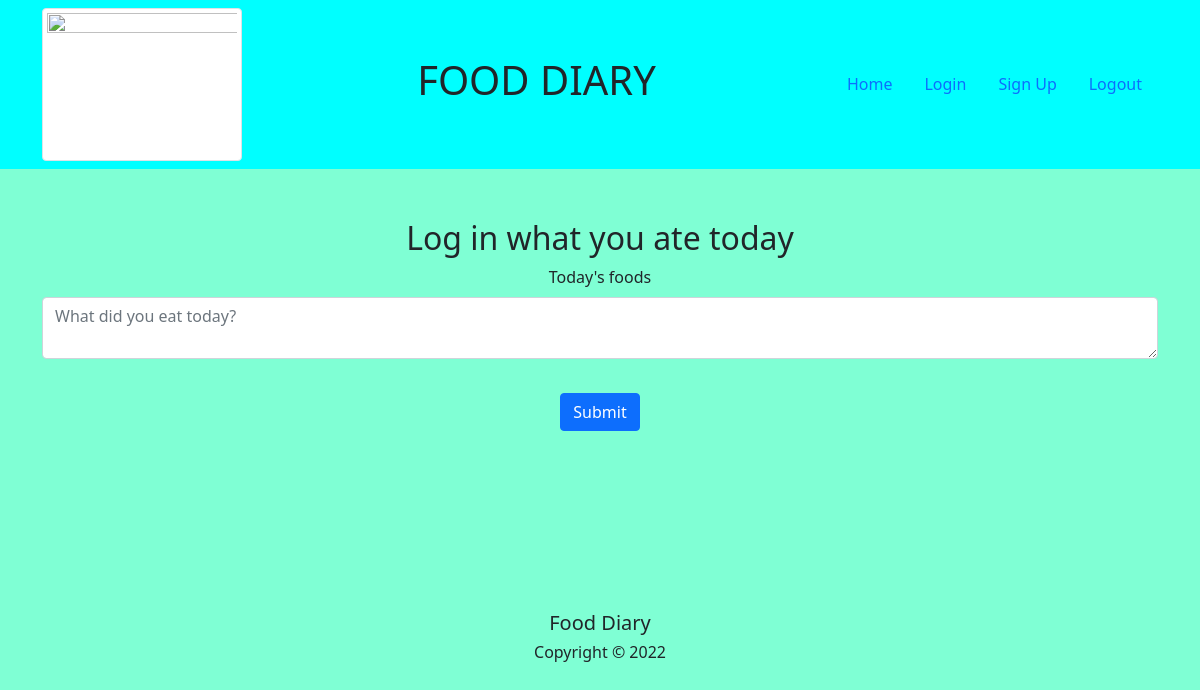
Before: /index (signed in) with the older database file.
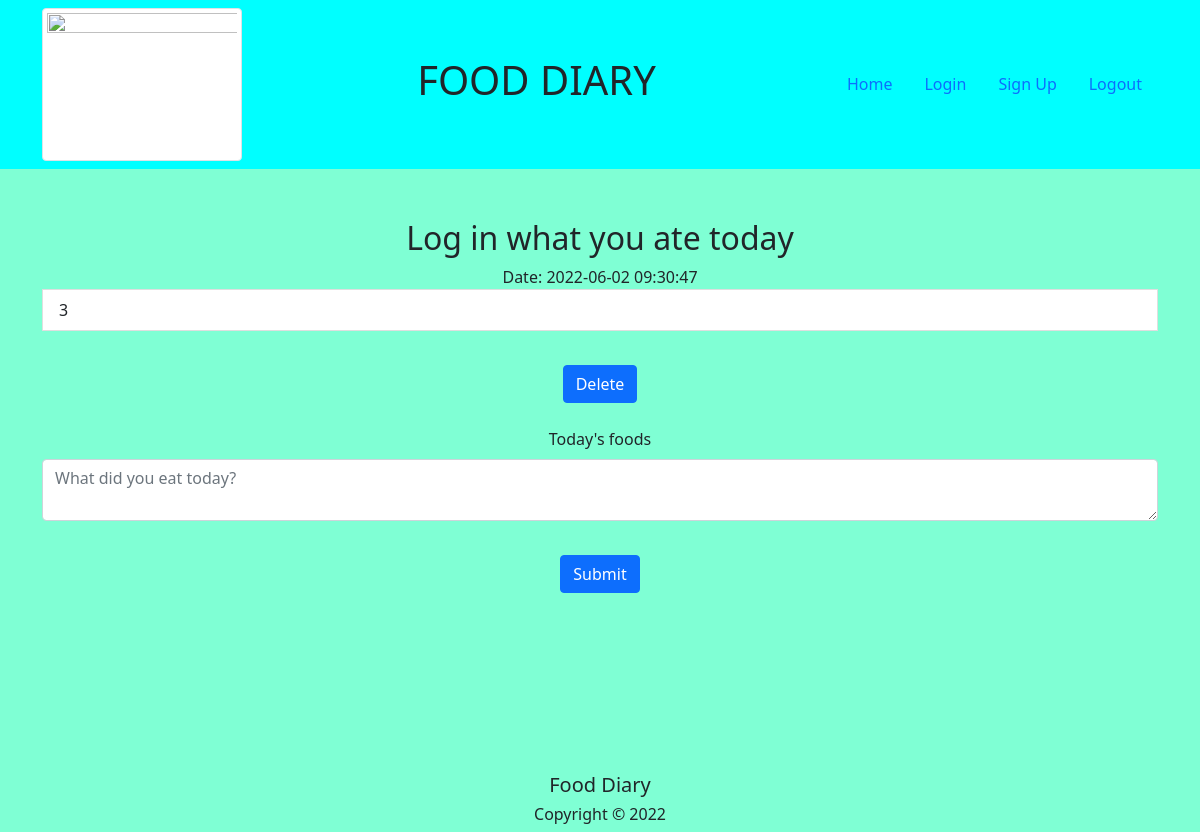
After: the same page with the newer database file.
### journal/models.py (models this page shows)
class Note(db.Model):
    id = db.Column(db.Integer, primary_key=True)
    date = db.Column(db.DateTime(timezone=True), default=func.now() )
    data = db.Column(db.String(10000))
    user_id = db.Column(db.Integer, db.ForeignKey("user.id"))

### journal/views.py (the view)
@views.route("/index", methods=["POST","GET"])
@login_required
def index():
    if request.method == "POST":
        note = request.form.get("note")
        new_note = Note(data=note, user_id= current_user.id)
        db.session.add(new_note)
        db.session.commit()
        flash("Food log added to sucessfully!")
    return render_template("index.html",user=current_user)

### journal/__init__.py (called while the page is built)
def create_app():
    app = Flask(__name__)
    app.config ["SECRET_KEY"] = "secretkey"
    app.config["SQLALCHEMY_DATABASE_URI"] = f"sqlite:///{db_name}"
    app.config["SQLALCHEMY_TRACK_MODIFICATIONS"] = True
    db.init_app(app)
    from .views import views
    app.register_blueprint(views)
    from .auth import auth
    app.register_blueprint(auth, url_prefix="/auth/")
    from .models import User, Note
    create_database(app)
    login_manager = LoginManager()
    login_manager.init_app(app)
    login_manager.login_view = "auth.login"
    @login_manager.user_loader
    def load_user(id):
        return User.query.get(int(id))
    return app

### journal/templates/index.html (shortened to what this page needs)
{% extends "base.html" %}
{% block content %}
<h2> Log in what you ate today </h2>
<ul class="list-group list-group-flash" id="notes" name="noted">
    {% for note in user.notes %}
    <form action="POST">
        <label for today> Date:</label>
        <span> {{ note.date }} </span>
    </form>
    <li class="list-group-item"> {{ note.data }} </li>
    <br/>
    <span>
        <form method="POST" action="/delete">
            <button type="submit" class="btn btn-primary"> Delete </button>
        </form>
    </span>
    <br/>
    {% endfor %}
</ul>
<div type="container">
    <form class="form-group" method="POST">
        <label for="note" class="form-label">Today's foods</label>
        <br/>
        <textarea class="form-control" name="note" id="note" placeholder="What did you eat today?"></textarea>
        <br/>
        <button class="btn btn-primary">Submit</button>
    </form>
</div>
{% endblock %}

### journal/templates/base.html (shortened to what this page needs)
<!DOCTYPE html>
<html lang="en">
    <head>
        <link href="https://cdn.jsdelivr.net/npm/bootstrap@5.1.3/dist/css/bootstrap.min.css" rel="stylesheet">
        <link rel="stylesheet" href=" {{ url_for('static', filename='style.css') }}">
    </head>
    <body>
        <div>
            <nav class="navbar">
                <div class="container">
                    <img src="https://images.pexels.com/photos/1092730/pexels-photo-1092730.jpeg?auto=compress&cs=tinysrgb&dpr=1&w=500" alt="" width="200" height="150" class="img-thumbnail">
                  <h1>FOOD DIARY</h1>
                  <div>
                  <ul class="nav justify-content-end">
                    <li class="nav-item">
                      <a class="nav-link active" aria-current="page" href="/">Home</a>
                    </li>
                    <li class="nav-item">
                      <a class="nav-link" href="/auth/login">Login</a>
                    </li>
                    <li class="nav-item">
                      <a class="nav-link" href="/auth/signup">Sign Up</a>
                    </li>
                    <li class="nav-item">
                        <a class="nav-link" href="/auth/logout">Logout</a>
                    </li>
                  </ul>
                </div>
                </div>
           </nav>
        </div>
        <div class="container">
          {% block content %}
          {% endblock%}
        </div>
        <div>
          <footer class="container">
              <h5>Food Diary</h5>
              <h6>Copyright &copy 2022</h6>
          </footer>
        </div>
    </body>
</html>

### journal/static/style.css (style rules this page uses)
h2 { text-align: center; margin-top: 50px; }
form { text-align: center; }
button { margin-top: 10px; }
footer { text-align: center; margin-top: 180px; position: sticky; }
.container { min-height: 100%; }
body { background-color: aquamarine; }
nav { background-color: aqua; }

Changed rows visible on the page:
added Note: date "2022-06-02 09:30:47", data "3"
